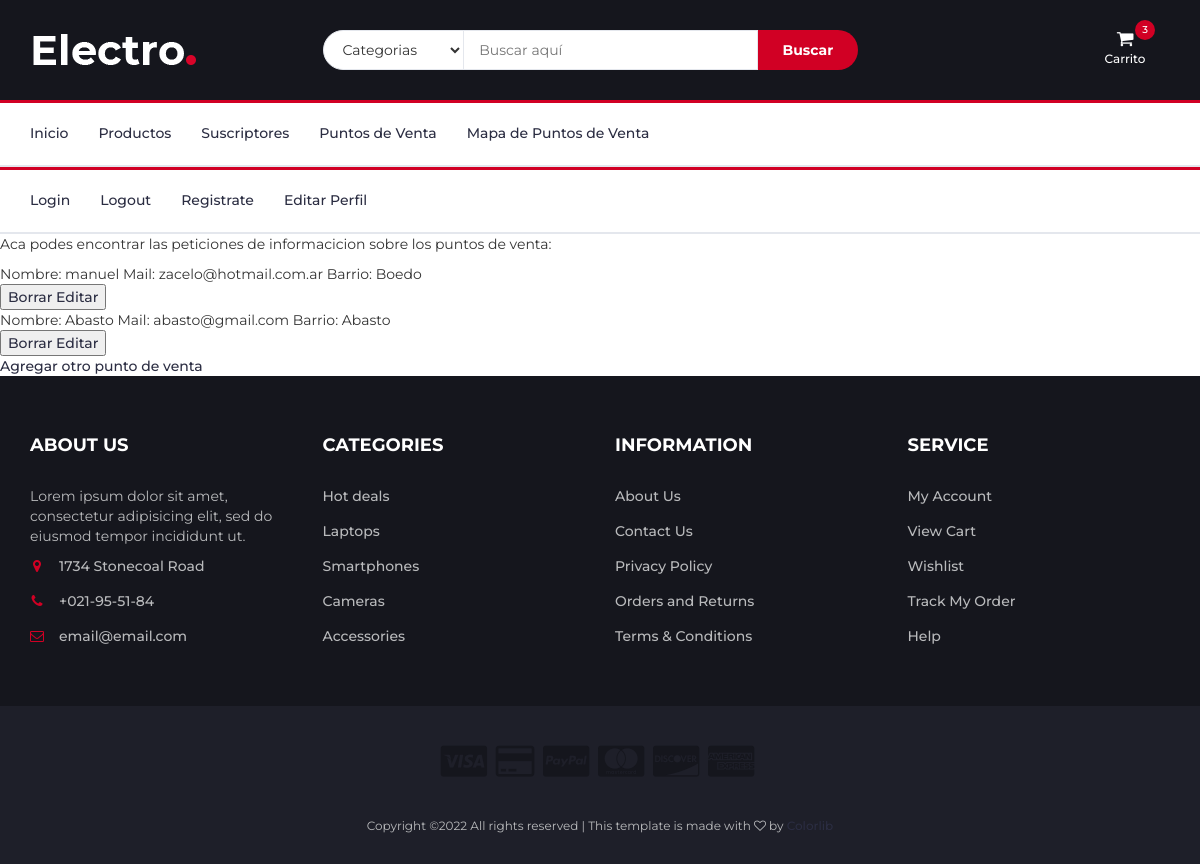
The page /leer_puntosdeventa on the database its author committed.
### AppCoder/models.py (models this page shows)
class PuntoDeVenta(models.Model):
    nombre = models.CharField(max_length=50, default="", editable=False)
    mail = models.CharField(max_length=40)
    barrio = models.CharField(max_length=40)
    def __str__(self):
        return f"Nombre: {self.nombre} Mail: {self.mail} Barrio: {self.barrio}"

### AppCoder/views.py (the view)
# urls.py: path('leer_puntosdeventa', views.leerPuntosdeventa, name='LeerPuntosdeventa'),
def leerPuntosdeventa(request):
    puntosdeventa = PuntoDeVenta.objects.all()
    dir = {"puntosdeventa": puntosdeventa}
    return render(request, "AppCoder/leerPuntosdeventa.html", dir)

### AppCoder/templates/AppCoder/leerPuntosdeventa.html
{% extends "AppCoder/padre.html" %}
{% load static%}
{% block contenido2%}
 <P> Aca podes encontrar las peticiones de informacicion sobre los puntos de venta: </P>
<ul>
    {% for p in puntosdeventa %}
    <li> {{p}} </li>
    <button>
        <a href="{% url 'BorrarPuntosdeventa' p.nombre %}"> Borrar</a>
        <a href="{% url 'EditarPuntosdeventa' p.nombre %}"> Editar</a>
    </button>
    {% endfor %}
</ul>
<a href="{% url 'Puntosdeventa_Formulario' %}"> Agregar otro punto de venta</a>
{% endblock %}

### AppCoder/static/AppCoder/css/style.css (style rules this page uses)
body { font-family: 'Montserrat', sans-serif; font-weight: 400; color: #333; }
a { color: #2B2D42; font-weight: 500; -webkit-transition: 0.2s color; transition: 0.2s color; }
ul, ol { margin: 0; padding: 0; list-style: none }

### rows shown on the page
PuntoDeVenta: nombre+mail+barrio "Nombre: manuel Mail: zacelo@hotmail.com.ar Barrio: Boedo"
PuntoDeVenta: nombre+mail+barrio "Nombre: Abasto Mail: abasto@gmail.com Barrio: Abasto"
